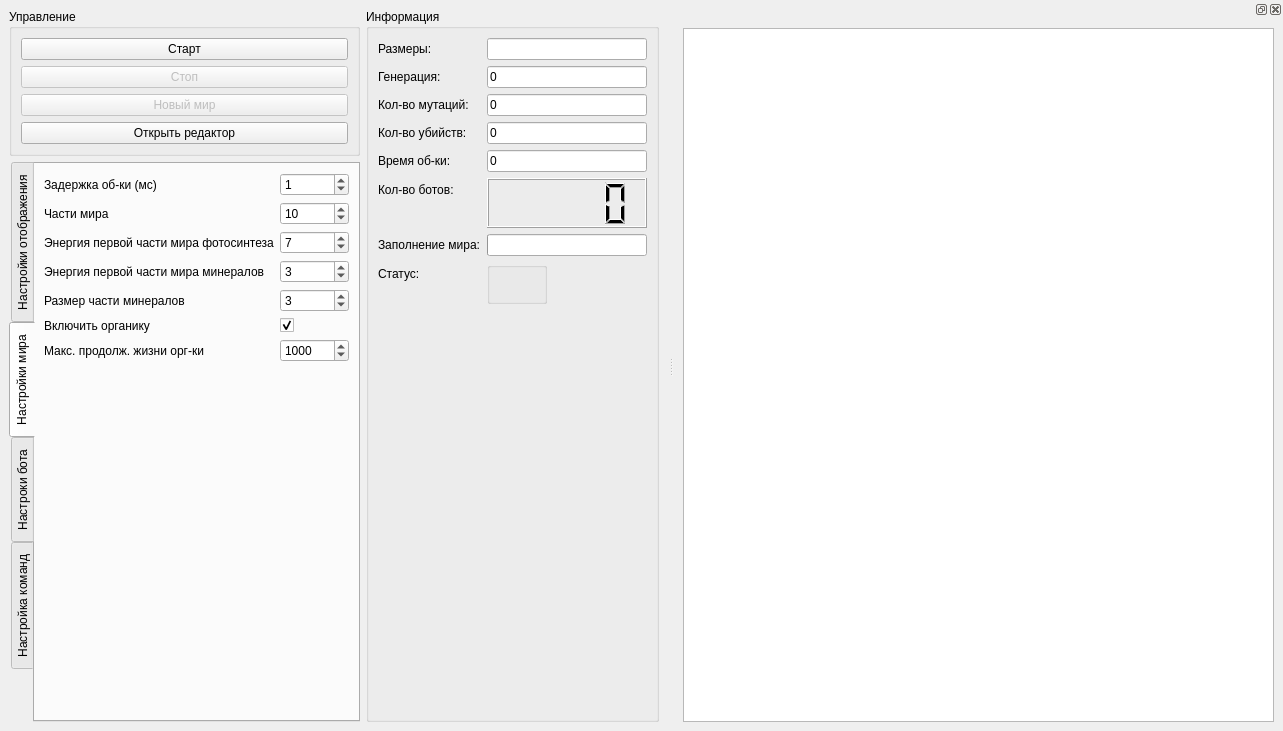
<?xml version="1.0" encoding="UTF-8"?>
<ui version="4.0">
 <class>MainWindow</class>
 <widget class="QMainWindow" name="MainWindow">
  <property name="geometry">
   <rect>
    <x>0</x>
    <y>0</y>
    <width>1283</width>
    <height>731</height>
   </rect>
  </property>
  <property name="sizePolicy">
   <sizepolicy hsizetype="Preferred" vsizetype="Preferred">
    <horstretch>0</horstretch>
    <verstretch>0</verstretch>
   </sizepolicy>
  </property>
  <property name="contextMenuPolicy">
   <enum>Qt::DefaultContextMenu</enum>
  </property>
  <property name="windowTitle">
   <string>Генетический мир</string>
  </property>
  <property name="whatsThis">
   <string/>
  </property>
  <widget class="QWidget" name="centralwidget">
   <property name="sizePolicy">
    <sizepolicy hsizetype="Maximum" vsizetype="Preferred">
     <horstretch>0</horstretch>
     <verstretch>0</verstretch>
    </sizepolicy>
   </property>
   <layout class="QGridLayout" name="gridLayout_2">
    <item row="0" column="0">
     <widget class="QGroupBox" name="groupBox">
      <property name="sizePolicy">
       <sizepolicy hsizetype="Preferred" vsizetype="Maximum">
        <horstretch>0</horstretch>
        <verstretch>0</verstretch>
       </sizepolicy>
      </property>
      <property name="maximumSize">
       <size>
        <width>16777215</width>
        <height>16777215</height>
       </size>
      </property>
      <property name="title">
       <string>Управление</string>
      </property>
      <layout class="QVBoxLayout" name="verticalLayout">
       <item>
        <widget class="QPushButton" name="startButton">
         <property name="text">
          <string>Старт</string>
         </property>
        </widget>
       </item>
       <item>
        <widget class="QPushButton" name="stopButton">
         <property name="enabled">
          <bool>false</bool>
         </property>
         <property name="text">
          <string>Стоп</string>
         </property>
        </widget>
       </item>
       <item>
        <widget class="QPushButton" name="newWorldButton">
         <property name="enabled">
          <bool>false</bool>
         </property>
         <property name="text">
          <string>Новый мир</string>
         </property>
        </widget>
       </item>
       <item>
        <widget class="QPushButton" name="openBotEditorButton">
         <property name="text">
          <string>Открыть редактор</string>
         </property>
        </widget>
       </item>
      </layout>
     </widget>
    </item>
    <item row="1" column="0" rowspan="2">
     <widget class="QTabWidget" name="tabWidget">
      <property name="sizePolicy">
       <sizepolicy hsizetype="Preferred" vsizetype="Preferred">
        <horstretch>0</horstretch>
        <verstretch>0</verstretch>
       </sizepolicy>
      </property>
      <property name="tabPosition">
       <enum>QTabWidget::West</enum>
      </property>
      <property name="currentIndex">
       <number>1</number>
      </property>
      <widget class="QWidget" name="tab_3">
       <attribute name="title">
        <string>Настройки отображения</string>
       </attribute>
       <layout class="QFormLayout" name="formLayout_7">
        <item row="0" column="0">
         <widget class="QLabel" name="label">
          <property name="text">
           <string>Задержка отображения (мс)</string>
          </property>
         </widget>
        </item>
        <item row="0" column="1">
         <widget class="QSpinBox" name="timerInterval">
          <property name="minimum">
           <number>10</number>
          </property>
          <property name="maximum">
           <number>1000</number>
          </property>
          <property name="value">
           <number>100</number>
          </property>
         </widget>
        </item>
        <item row="1" column="0">
         <widget class="QLabel" name="label_11">
          <property name="text">
           <string>Отображать линии</string>
          </property>
         </widget>
        </item>
        <item row="1" column="1">
         <widget class="QCheckBox" name="draw_lines">
          <property name="enabled">
           <bool>false</bool>
          </property>
          <property name="text">
           <string/>
          </property>
          <property name="checked">
           <bool>true</bool>
          </property>
         </widget>
        </item>
        <item row="2" column="0">
         <widget class="QLabel" name="label_14">
          <property name="text">
           <string>Размер бота</string>
          </property>
         </widget>
        </item>
        <item row="2" column="1">
         <widget class="QSpinBox" name="bot_size">
          <property name="minimum">
           <number>1</number>
          </property>
          <property name="value">
           <number>5</number>
          </property>
         </widget>
        </item>
        <item row="3" column="0" colspan="2">
         <widget class="QGroupBox" name="groupBox_5">
          <property name="title">
           <string>Режим отображения цвета</string>
          </property>
          <layout class="QVBoxLayout" name="verticalLayout_2">
           <item>
            <widget class="QLabel" name="label_17">
             <property name="text">
              <string>Отображение...</string>
             </property>
            </widget>
           </item>
           <item>
            <widget class="QRadioButton" name="radioColorByUsedGens">
             <property name="text">
              <string>использованных генов</string>
             </property>
             <property name="checked">
              <bool>true</bool>
             </property>
            </widget>
           </item>
           <item>
            <widget class="QRadioButton" name="radioColorByGensType">
             <property name="sizePolicy">
              <sizepolicy hsizetype="Preferred" vsizetype="Preferred">
               <horstretch>0</horstretch>
               <verstretch>0</verstretch>
              </sizepolicy>
             </property>
             <property name="text">
              <string>типов генов в геноме</string>
             </property>
             <property name="checked">
              <bool>false</bool>
             </property>
            </widget>
           </item>
           <item>
            <widget class="QRadioButton" name="radioColorByEnergyCount">
             <property name="sizePolicy">
              <sizepolicy hsizetype="Preferred" vsizetype="Preferred">
               <horstretch>0</horstretch>
               <verstretch>0</verstretch>
              </sizepolicy>
             </property>
             <property name="text">
              <string>кол-во энергии</string>
             </property>
            </widget>
           </item>
           <item>
            <widget class="QRadioButton" name="radioColorByOld">
             <property name="text">
              <string>возраста</string>
             </property>
            </widget>
           </item>
          </layout>
         </widget>
        </item>
        <item row="4" column="0" colspan="2">
         <widget class="QGroupBox" name="groupBox_graph">
          <property name="enabled">
           <bool>true</bool>
          </property>
          <property name="title">
           <string>График количества ботов</string>
          </property>
          <property name="flat">
           <bool>false</bool>
          </property>
          <property name="checkable">
           <bool>true</bool>
          </property>
          <layout class="QFormLayout" name="formLayout_4">
           <item row="0" column="0">
            <widget class="QLabel" name="label_21">
             <property name="text">
              <string>Частота об-ия (мс)</string>
             </property>
            </widget>
           </item>
           <item row="0" column="1">
            <widget class="QSpinBox" name="graph_freq">
             <property name="minimum">
              <number>100</number>
             </property>
             <property name="maximum">
              <number>1000000</number>
             </property>
             <property name="singleStep">
              <number>1000</number>
             </property>
             <property name="value">
              <number>1000</number>
             </property>
            </widget>
           </item>
           <item row="1" column="0">
            <widget class="QLabel" name="label_22">
             <property name="text">
              <string>Ко-во единиц графика</string>
             </property>
            </widget>
           </item>
           <item row="1" column="1">
            <widget class="QSpinBox" name="graph_count">
             <property name="minimum">
              <number>2</number>
             </property>
             <property name="maximum">
              <number>1000</number>
             </property>
             <property name="value">
              <number>100</number>
             </property>
            </widget>
           </item>
          </layout>
         </widget>
        </item>
       </layout>
      </widget>
      <widget class="QWidget" name="tab_4">
       <attribute name="title">
        <string>Настройки мира</string>
       </attribute>
       <layout class="QFormLayout" name="formLayout">
        <item row="0" column="0">
         <widget class="QLabel" name="label_7">
          <property name="text">
           <string>Задержка об-ки (мс)</string>
          </property>
         </widget>
        </item>
        <item row="0" column="1">
         <widget class="QSpinBox" name="process_delay">
          <property name="minimum">
           <number>0</number>
          </property>
          <property name="maximum">
           <number>1000</number>
          </property>
          <property name="singleStep">
           <number>1</number>
          </property>
          <property name="value">
           <number>1</number>
          </property>
         </widget>
        </item>
        <item row="1" column="0">
         <widget class="QLabel" name="label_12">
          <property name="text">
           <string>Части мира</string>
          </property>
         </widget>
        </item>
        <item row="1" column="1">
         <widget class="QSpinBox" name="world_parts_count">
          <property name="minimum">
           <number>2</number>
          </property>
          <property name="maximum">
           <number>100</number>
          </property>
          <property name="value">
           <number>10</number>
          </property>
         </widget>
        </item>
        <item row="2" column="0">
         <widget class="QLabel" name="label_13">
          <property name="text">
           <string>Энергия первой части мира фотосинтеза</string>
          </property>
         </widget>
        </item>
        <item row="2" column="1">
         <widget class="QSpinBox" name="startWorldPhotosynthesis">
          <property name="minimum">
           <number>2</number>
          </property>
          <property name="maximum">
           <number>50</number>
          </property>
          <property name="value">
           <number>7</number>
          </property>
         </widget>
        </item>
        <item row="3" column="0">
         <widget class="QLabel" name="label_31">
          <property name="text">
           <string>Энергия первой части мира минералов</string>
          </property>
         </widget>
        </item>
        <item row="3" column="1">
         <widget class="QSpinBox" name="starWorldMinerals">
          <property name="minimum">
           <number>1</number>
          </property>
          <property name="maximum">
           <number>100</number>
          </property>
          <property name="value">
           <number>3</number>
          </property>
         </widget>
        </item>
        <item row="4" column="0">
         <widget class="QLabel" name="label_32">
          <property name="text">
           <string>Размер части минералов</string>
          </property>
         </widget>
        </item>
        <item row="4" column="1">
         <widget class="QSpinBox" name="mineralsPartSize">
          <property name="maximum">
           <number>100</number>
          </property>
          <property name="value">
           <number>3</number>
          </property>
         </widget>
        </item>
        <item row="6" column="0">
         <widget class="QLabel" name="label_24">
          <property name="text">
           <string>Макс. продолж. жизни орг-ки</string>
          </property>
         </widget>
        </item>
        <item row="6" column="1">
         <widget class="QSpinBox" name="max_organic_old">
          <property name="minimum">
           <number>1</number>
          </property>
          <property name="maximum">
           <number>16777215</number>
          </property>
          <property name="value">
           <number>1000</number>
          </property>
         </widget>
        </item>
        <item row="5" column="0">
         <widget class="QLabel" name="label_33">
          <property name="text">
           <string>Включить органику</string>
          </property>
         </widget>
        </item>
        <item row="5" column="1">
         <widget class="QCheckBox" name="organic">
          <property name="text">
           <string/>
          </property>
          <property name="checkable">
           <bool>true</bool>
          </property>
          <property name="checked">
           <bool>true</bool>
          </property>
         </widget>
        </item>
       </layout>
      </widget>
      <widget class="QWidget" name="tab">
       <attribute name="title">
        <string>Настроки бота</string>
       </attribute>
       <layout class="QFormLayout" name="formLayout_2">
        <item row="0" column="0">
         <widget class="QLabel" name="label_2">
          <property name="text">
           <string>Размер генома</string>
          </property>
         </widget>
        </item>
        <item row="0" column="1">
         <widget class="QSpinBox" name="genome_len">
          <property name="minimum">
           <number>1</number>
          </property>
          <property name="value">
           <number>50</number>
          </property>
         </widget>
        </item>
        <item row="1" column="0">
         <widget class="QLabel" name="label_3">
          <property name="text">
           <string>Макс. кол-во энергии</string>
          </property>
         </widget>
        </item>
        <item row="1" column="1">
         <widget class="QSpinBox" name="max_energy">
          <property name="minimum">
           <number>1</number>
          </property>
          <property name="maximum">
           <number>10000</number>
          </property>
          <property name="value">
           <number>100</number>
          </property>
         </widget>
        </item>
        <item row="2" column="0">
         <widget class="QLabel" name="label_8">
          <property name="text">
           <string>Шанс мутации гена</string>
          </property>
         </widget>
        </item>
        <item row="2" column="1">
         <widget class="QDoubleSpinBox" name="mutation_chance">
          <property name="minimum">
           <double>0.000000000000000</double>
          </property>
          <property name="maximum">
           <double>1.000000000000000</double>
          </property>
          <property name="singleStep">
           <double>0.100000000000000</double>
          </property>
          <property name="value">
           <double>0.100000000000000</double>
          </property>
         </widget>
        </item>
        <item row="3" column="0">
         <widget class="QLabel" name="label_15">
          <property name="text">
           <string>Макс. продолж. жизни бота</string>
          </property>
         </widget>
        </item>
        <item row="3" column="1">
         <widget class="QSpinBox" name="max_old">
          <property name="minimum">
           <number>2</number>
          </property>
          <property name="maximum">
           <number>16777215</number>
          </property>
          <property name="value">
           <number>1000</number>
          </property>
         </widget>
        </item>
        <item row="4" column="0">
         <widget class="QLabel" name="label_27">
          <property name="text">
           <string>Энергия нового бота</string>
          </property>
         </widget>
        </item>
        <item row="4" column="1">
         <widget class="QSpinBox" name="new_bot_energy">
          <property name="minimum">
           <number>1</number>
          </property>
          <property name="maximum">
           <number>10000</number>
          </property>
          <property name="value">
           <number>10</number>
          </property>
         </widget>
        </item>
        <item row="5" column="0">
         <widget class="QLabel" name="label_28">
          <property name="text">
           <string>Энергия органики</string>
          </property>
         </widget>
        </item>
        <item row="5" column="1">
         <widget class="QSpinBox" name="organicEnergy">
          <property name="minimum">
           <number>1</number>
          </property>
          <property name="maximum">
           <number>10000</number>
          </property>
          <property name="value">
           <number>100</number>
          </property>
         </widget>
        </item>
        <item row="6" column="0">
         <widget class="QLabel" name="label_29">
          <property name="text">
           <string>Стоимость минерала (1/m)</string>
          </property>
         </widget>
        </item>
        <item row="6" column="1">
         <widget class="QSpinBox" name="mineralPrice">
          <property name="value">
           <number>4</number>
          </property>
         </widget>
        </item>
        <item row="7" column="0">
         <widget class="QLabel" name="label_30">
          <property name="text">
           <string>Стоимость репродукции</string>
          </property>
         </widget>
        </item>
        <item row="7" column="1">
         <widget class="QSpinBox" name="reproductionPrice">
          <property name="minimum">
           <number>1</number>
          </property>
          <property name="maximum">
           <number>10000</number>
          </property>
          <property name="value">
           <number>80</number>
          </property>
         </widget>
        </item>
        <item row="8" column="0" colspan="2">
         <widget class="QGroupBox" name="groupBox_7">
          <property name="title">
           <string>Настройка первого бота</string>
          </property>
          <layout class="QFormLayout" name="formLayout_6">
           <item row="0" column="0">
            <widget class="QLabel" name="label_25">
             <property name="text">
              <string>Энергия</string>
             </property>
            </widget>
           </item>
           <item row="0" column="1">
            <widget class="QSpinBox" name="first_bot_energy">
             <property name="minimum">
              <number>1</number>
             </property>
             <property name="maximum">
              <number>10000</number>
             </property>
             <property name="value">
              <number>10</number>
             </property>
            </widget>
           </item>
           <item row="1" column="0">
            <widget class="QLabel" name="label_26">
             <property name="text">
              <string>Направление</string>
             </property>
            </widget>
           </item>
           <item row="1" column="1">
            <widget class="QComboBox" name="first_bot_direction">
             <item>
              <property name="text">
               <string>Вверх</string>
              </property>
             </item>
             <item>
              <property name="text">
               <string>Вверх-вправо</string>
              </property>
             </item>
             <item>
              <property name="text">
               <string>Вправо</string>
              </property>
             </item>
             <item>
              <property name="text">
               <string>Вправо-вниз</string>
              </property>
             </item>
             <item>
              <property name="text">
               <string>Вниз</string>
              </property>
             </item>
             <item>
              <property name="text">
               <string>Вниз-влево</string>
              </property>
             </item>
             <item>
              <property name="text">
               <string>Влево</string>
              </property>
             </item>
             <item>
              <property name="text">
               <string>Влево-вверх</string>
              </property>
             </item>
            </widget>
           </item>
          </layout>
         </widget>
        </item>
       </layout>
      </widget>
      <widget class="QWidget" name="tab_6">
       <attribute name="title">
        <string>Настройка команд</string>
       </attribute>
       <layout class="QGridLayout" name="gridLayout_3">
        <item row="0" column="0">
         <widget class="QTabWidget" name="tabWidget_2">
          <property name="currentIndex">
           <number>0</number>
          </property>
          <widget class="QWidget" name="tab_7">
           <attribute name="title">
            <string>Украсть</string>
           </attribute>
           <layout class="QFormLayout" name="formLayout_5">
            <item row="0" column="0">
             <widget class="QLabel" name="label_18">
              <property name="toolTip">
               <string>&lt;html&gt;&lt;head/&gt;&lt;body&gt;&lt;p&gt;Коэффициент команды &amp;quot;съесть&amp;quot; - коэффициент для расчета силы команды eat, по формуле&lt;/p&gt;&lt;p&gt;eat_power = max_energy * eat_k&lt;/p&gt;&lt;/body&gt;&lt;/html&gt;</string>
              </property>
              <property name="text">
               <string>Коэффициент</string>
              </property>
             </widget>
            </item>
            <item row="0" column="1">
             <widget class="QDoubleSpinBox" name="eat_k">
              <property name="maximum">
               <double>1.000000000000000</double>
              </property>
              <property name="singleStep">
               <double>0.100000000000000</double>
              </property>
              <property name="value">
               <double>0.300000000000000</double>
              </property>
             </widget>
            </item>
           </layout>
          </widget>
          <widget class="QWidget" name="tab_8">
           <attribute name="title">
            <string>Атака мутацией</string>
           </attribute>
           <layout class="QFormLayout" name="formLayout_9">
            <item row="0" column="0">
             <widget class="QLabel" name="label_23">
              <property name="text">
               <string>Шанс мутации</string>
              </property>
             </widget>
            </item>
            <item row="0" column="1">
             <widget class="QDoubleSpinBox" name="mutateAttackChance">
              <property name="maximum">
               <double>1.000000000000000</double>
              </property>
              <property name="singleStep">
               <double>0.100000000000000</double>
              </property>
              <property name="value">
               <double>0.500000000000000</double>
              </property>
             </widget>
            </item>
           </layout>
          </widget>
         </widget>
        </item>
       </layout>
      </widget>
     </widget>
    </item>
    <item row="0" column="1" rowspan="3">
     <widget class="QGroupBox" name="groupBox_4">
      <property name="sizePolicy">
       <sizepolicy hsizetype="Preferred" vsizetype="Preferred">
        <horstretch>0</horstretch>
        <verstretch>0</verstretch>
       </sizepolicy>
      </property>
      <property name="minimumSize">
       <size>
        <width>0</width>
        <height>0</height>
       </size>
      </property>
      <property name="title">
       <string>Информация</string>
      </property>
      <layout class="QFormLayout" name="formLayout_3">
       <item row="0" column="0">
        <widget class="QLabel" name="label_4">
         <property name="text">
          <string>Размеры: </string>
         </property>
        </widget>
       </item>
       <item row="0" column="1">
        <widget class="QLineEdit" name="sizeLabel">
         <property name="readOnly">
          <bool>true</bool>
         </property>
        </widget>
       </item>
       <item row="1" column="0">
        <widget class="QLabel" name="label_6">
         <property name="text">
          <string>Генерация:</string>
         </property>
        </widget>
       </item>
       <item row="1" column="1">
        <widget class="QLineEdit" name="generation">
         <property name="text">
          <string>0</string>
         </property>
         <property name="readOnly">
          <bool>true</bool>
         </property>
        </widget>
       </item>
       <item row="2" column="0">
        <widget class="QLabel" name="label_9">
         <property name="text">
          <string>Кол-во мутаций:</string>
         </property>
        </widget>
       </item>
       <item row="2" column="1">
        <widget class="QLineEdit" name="mutation_count">
         <property name="text">
          <string>0</string>
         </property>
         <property name="readOnly">
          <bool>true</bool>
         </property>
        </widget>
       </item>
       <item row="3" column="0">
        <widget class="QLabel" name="label_16">
         <property name="text">
          <string>Кол-во убийств:</string>
         </property>
        </widget>
       </item>
       <item row="3" column="1">
        <widget class="QLineEdit" name="kill_count">
         <property name="enabled">
          <bool>true</bool>
         </property>
         <property name="text">
          <string>0</string>
         </property>
         <property name="readOnly">
          <bool>true</bool>
         </property>
        </widget>
       </item>
       <item row="4" column="0">
        <widget class="QLabel" name="label_20">
         <property name="text">
          <string>Время об-ки:</string>
         </property>
        </widget>
       </item>
       <item row="4" column="1">
        <widget class="QLineEdit" name="processing_time">
         <property name="text">
          <string>0</string>
         </property>
        </widget>
       </item>
       <item row="5" column="0">
        <widget class="QLabel" name="label_5">
         <property name="text">
          <string>Кол-во ботов:</string>
         </property>
        </widget>
       </item>
       <item row="5" column="1">
        <widget class="QLCDNumber" name="bot_count">
         <property name="minimumSize">
          <size>
           <width>160</width>
           <height>50</height>
          </size>
         </property>
         <property name="intValue" stdset="0">
          <number>0</number>
         </property>
        </widget>
       </item>
       <item row="6" column="0">
        <widget class="QLabel" name="label_19">
         <property name="text">
          <string>Заполнение мира:</string>
         </property>
        </widget>
       </item>
       <item row="6" column="1">
        <widget class="QProgressBar" name="bot_completion">
         <property name="value">
          <number>0</number>
         </property>
         <property name="format">
          <string/>
         </property>
        </widget>
       </item>
       <item row="7" column="0">
        <widget class="QLabel" name="label_10">
         <property name="text">
          <string>Статус:</string>
         </property>
        </widget>
       </item>
       <item row="7" column="1">
        <widget class="QGroupBox" name="statusGroupBox">
         <property name="sizePolicy">
          <sizepolicy hsizetype="Maximum" vsizetype="Preferred">
           <horstretch>0</horstretch>
           <verstretch>0</verstretch>
          </sizepolicy>
         </property>
         <property name="title">
          <string/>
         </property>
         <layout class="QHBoxLayout" name="horizontalLayout">
          <item>
           <widget class="QWidget" name="process_time_led" native="true">
            <property name="sizePolicy">
             <sizepolicy hsizetype="Maximum" vsizetype="Preferred">
              <horstretch>0</horstretch>
              <verstretch>0</verstretch>
             </sizepolicy>
            </property>
            <property name="minimumSize">
             <size>
              <width>15</width>
              <height>15</height>
             </size>
            </property>
            <property name="toolTip">
             <string>&lt;html&gt;&lt;head/&gt;&lt;body&gt;&lt;p&gt;&lt;span style=&quot; color:#00ff00;&quot;&gt;Зеленый&lt;/span&gt; цвет - мир работает&lt;/p&gt;&lt;p&gt;&lt;span style=&quot; color:#ff8000;&quot;&gt;Оранжевый&lt;/span&gt; цвет - мир остановлен&lt;/p&gt;&lt;p&gt;&lt;span style=&quot; color:#ff0000;&quot;&gt;Красный&lt;/span&gt; цвет - все боты погибли&lt;/p&gt;&lt;/body&gt;&lt;/html&gt;</string>
            </property>
            <property name="statusTip">
             <string/>
            </property>
           </widget>
          </item>
          <item>
           <widget class="QWidget" name="status_led" native="true">
            <property name="sizePolicy">
             <sizepolicy hsizetype="Minimum" vsizetype="Preferred">
              <horstretch>0</horstretch>
              <verstretch>0</verstretch>
             </sizepolicy>
            </property>
            <property name="minimumSize">
             <size>
              <width>15</width>
              <height>15</height>
             </size>
            </property>
            <property name="toolTip">
             <string>&lt;html&gt;&lt;head/&gt;&lt;body&gt;&lt;p&gt;&lt;span style=&quot; color:#00ff00;&quot;&gt;Зеленый&lt;/span&gt; цвет - мир успевает обрабатываться&lt;/p&gt;&lt;p&gt;&lt;span style=&quot; color:#ff0000;&quot;&gt;Красный&lt;/span&gt; цвет - мир не успевает обрабатываться&lt;/p&gt;&lt;/body&gt;&lt;/html&gt;</string>
            </property>
           </widget>
          </item>
         </layout>
        </widget>
       </item>
       <item row="8" column="0">
        <widget class="QWidget" name="widget" native="true"/>
       </item>
      </layout>
     </widget>
    </item>
   </layout>
  </widget>
  <widget class="QDockWidget" name="dockWidget">
   <property name="sizePolicy">
    <sizepolicy hsizetype="Minimum" vsizetype="Preferred">
     <horstretch>0</horstretch>
     <verstretch>0</verstretch>
    </sizepolicy>
   </property>
   <attribute name="dockWidgetArea">
    <number>2</number>
   </attribute>
   <widget class="QWidget" name="dockWidgetContents">
    <property name="sizePolicy">
     <sizepolicy hsizetype="Minimum" vsizetype="Preferred">
      <horstretch>0</horstretch>
      <verstretch>0</verstretch>
     </sizepolicy>
    </property>
    <layout class="QGridLayout" name="gridLayout">
     <item row="0" column="0">
      <widget class="QGraphicsView" name="DrawArea">
       <property name="enabled">
        <bool>true</bool>
       </property>
       <property name="sizePolicy">
        <sizepolicy hsizetype="Preferred" vsizetype="Preferred">
         <horstretch>0</horstretch>
         <verstretch>0</verstretch>
        </sizepolicy>
       </property>
       <property name="whatsThis">
        <string>Для того, что бы выделить бота, остановите симуляцию</string>
       </property>
       <property name="autoFillBackground">
        <bool>false</bool>
       </property>
       <property name="frameShape">
        <enum>QFrame::StyledPanel</enum>
       </property>
       <property name="frameShadow">
        <enum>QFrame::Plain</enum>
       </property>
       <property name="verticalScrollBarPolicy">
        <enum>Qt::ScrollBarAlwaysOff</enum>
       </property>
       <property name="horizontalScrollBarPolicy">
        <enum>Qt::ScrollBarAlwaysOff</enum>
       </property>
       <property name="sizeAdjustPolicy">
        <enum>QAbstractScrollArea::AdjustIgnored</enum>
       </property>
       <property name="interactive">
        <bool>true</bool>
       </property>
       <property name="renderHints">
        <set>QPainter::Antialiasing</set>
       </property>
       <property name="cacheMode">
        <set>QGraphicsView::CacheNone</set>
       </property>
      </widget>
     </item>
    </layout>
   </widget>
  </widget>
 </widget>
 <resources/>
 <connections/>
</ui>
